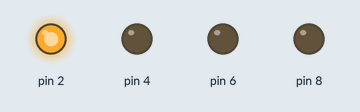
Recording of a sketch running on a simulated Arduino Uno, built with avr-gcc and run on an emulated ATmega328P. Parts: output pins drawn as LEDs (lit = HIGH).

Above: at 0.5 s.
At 3.5 s:
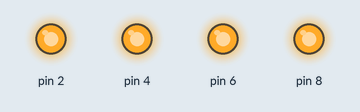
At 4.5 s:
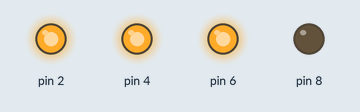
At 7.5 s:
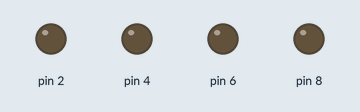
At 9.5 s:
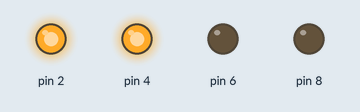
Timing chart, 0 to 10.4 s (numbered marks = the images above):
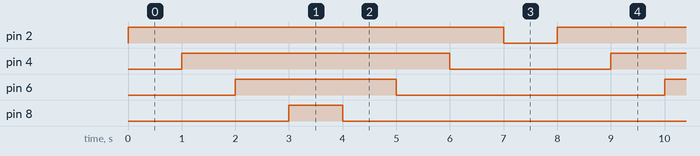

The sketch:

_2468LEDTest.ino
```cpp
/**
 * 连接2、4、6、8四个针脚，这四个灯会间隔1秒依次亮起后又依次灭掉
 */

void setup()
{
  pinMode(2, OUTPUT);
  pinMode(4, OUTPUT);
  pinMode(6, OUTPUT);
  pinMode(8, OUTPUT);
}

void loop()
{
  digitalWrite(2, HIGH);
  delay(1000);
  digitalWrite(4, HIGH);
  delay(1000);
  digitalWrite(6, HIGH);
  delay(1000);
  digitalWrite(8, HIGH);
  delay(1000);
  digitalWrite(8, LOW);
  delay(1000);
  digitalWrite(6, LOW);
  delay(1000);
  digitalWrite(4, LOW);
  delay(1000);
  digitalWrite(2, LOW);
  delay(1000);
}
```

Measured:
- by itself, pin 2: alternates HIGH for 7.0 s and LOW for 1.0 s
- by itself, pin 4: alternates HIGH for 5.0 s and LOW for 3.0 s
- by itself, pin 6: alternates HIGH for 3.0 s and LOW for 5.0 s
- by itself, pin 8: alternates HIGH for 1.0 s and LOW for 7.0 s
